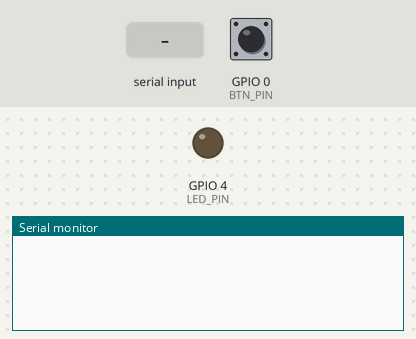
A program run on a simulated ESP32-S3. On the bench: output pins drawn as LEDs (lit = HIGH), the last lines printed to the serial monitor. The inputs (shaded band) are chosen by the test bench; at power-on: GPIO 0 (BTN_PIN) HIGH.

Above: at 1.2 s.
1.3 s: GPIO 0 (BTN_PIN) pulled LOW for 0.15 s
At 2.4 s:
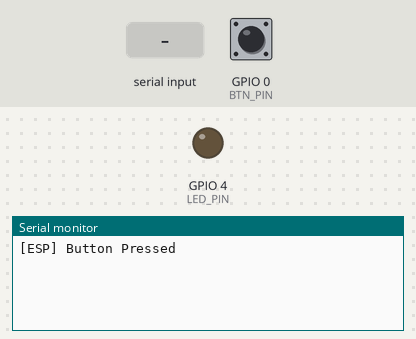
3.0 s: "1\n" received over the second serial link
At 3.7 s:
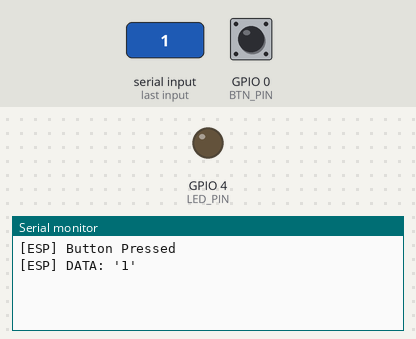

Measured:
- after the input at 1.3 s, the serial monitor: prints a new line after 0.21 s (image 1)
- after the input at 3.0 s, the serial monitor: prints a new line at once (image 2)

The program:

main.cpp
```cpp
#include <Arduino.h>
#include <HardwareSerial.h>
#include <OneButton.h>

#ifdef BOARD_ESP

static constexpr char NAME[] = "ESP";

static constexpr uint8_t BTN_PIN = 0;

static constexpr uint8_t LED_PIN = 4;

static constexpr uint8_t UART1_TX = 17;
static constexpr uint8_t UART1_RX = 18;

static constexpr char TX_COMMAND[] = "STM_TOGGLE";
static constexpr char RX_COMMAND[] = "ESP_TOGGLE";
static constexpr size_t MAX_COMMAND_SIZE = 16;

#else
#ifdef BOARD_STM

static constexpr char NAME[] = "STM";

static constexpr uint8_t BTN_PIN = PA0;

static constexpr uint8_t LED_PIN = PC13;

static constexpr uint8_t UART1_TX = PA9;
static constexpr uint8_t UART1_RX = PA10;

static constexpr char TX_COMMAND[] = "ESP_TOGGLE";
static constexpr char RX_COMMAND[] = "STM_TOGGLE";
static constexpr size_t MAX_COMMAND_SIZE = 16;

#endif
#endif

// Initialize UART
#ifdef BOARD_ESP
HardwareSerial uart1(1);
#else
#ifdef BOARD_STM
HardwareSerial uart1(UART1_RX, UART1_TX);
#endif
#endif

OneButton button(BTN_PIN, true);  // true = active low (internal pullup)

void handleClick() {
    Serial.printf("[%s] Button Pressed\n", NAME);
    uart1.println(TX_COMMAND);
}

void setup() {
    Serial.begin(115200);

    // UART begin
#ifdef BOARD_ESP
    uart1.begin(9600, SERIAL_8N1, UART1_RX, UART1_TX);
#else
#ifdef BOARD_STM
    uart1.begin(9600, SERIAL_8N1);
#endif
#endif

    button.attachClick(handleClick);

    pinMode(LED_PIN, OUTPUT);
}

void loop() {
    button.tick();

    if (uart1.available()) {
        static char buffer[MAX_COMMAND_SIZE];
        static size_t position = 0;
        char c = uart1.read();
        if (c == '\r' || c == '\n' || position >= MAX_COMMAND_SIZE - 1) {
            buffer[position] = '\0';
            Serial.printf("[%s] DATA: '%s'\n", NAME, buffer);

            if (strcmp(buffer, RX_COMMAND) == 0) {
                digitalWrite(LED_PIN, !digitalRead(LED_PIN));
                Serial.printf("[%s] Action: Toggle LED\n", NAME);
            }

            position = 0;
        } else {
            buffer[position++] = c;
        }
    }

    delay(10);
}
```
